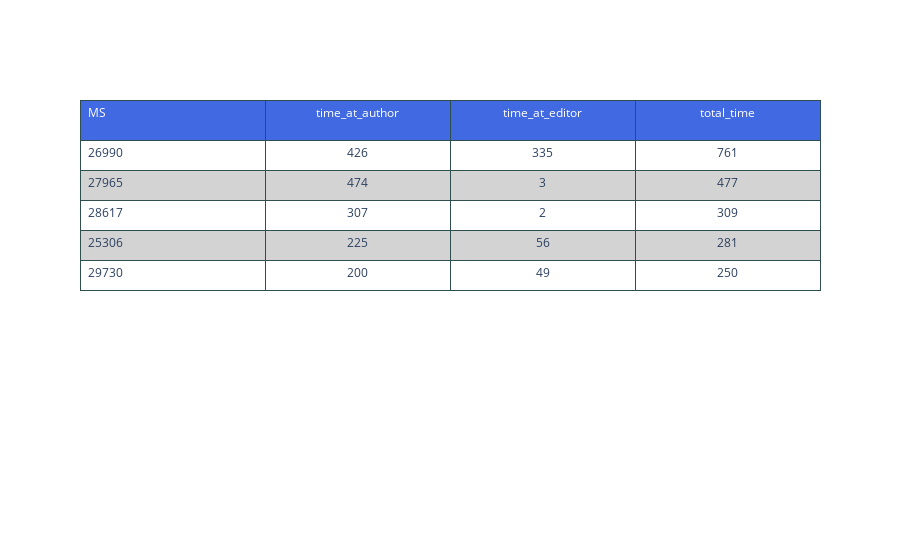

This figure's notebook cell:
### Code cell
odd_row='white'
even_row='lightgrey'
totals_table = go.Figure()
totals_table.add_trace(
    go.Table(
        header = dict(
                    values=list(total_tab.columns),
                    line_color='darkslategray',
                    fill_color='royalblue',
                    align=['left','center'],
                    font=dict(color='white', size=12),
                    height=40
                ),
        cells = dict(
                    values = [total_tab.loc[:,col] for col in total_tab.columns],
                    line_color='darkslategray',
                    fill_color = [[odd_row,even_row]*40],
                    align=['left', 'center'],
                    font_size=12,
                    height=30
                )
    )
)
totals_table.show()

### Figure 1 — Plotly figure (JSON) as saved in the notebook; plotly's stock layout.template omitted (floating-point values rounded to 4 significant figures)
{"data": [{"cells": {"align": ["left", "center"], "fill": {"color": [["white", "lightgrey", "white", "lightgrey", "white", "lightgrey", "white", "lightgrey", "white", "lightgrey", "white", "lightgrey", "white", "lightgrey", "white", "lightgrey", "white", "lightgrey", "white", "lightgrey", "white", "lightgrey", "white", "lightgrey", "white", "lightgrey", "white", "lightgrey", "white", "lightgrey", "white", "lightgrey", "white", "lightgrey", "white", "lightgrey", "white", "lightgrey", "white", "lightgrey", "white", "lightgrey", "white", "lightgrey", "white", "lightgrey", "white", "lightgrey", "white", "lightgrey", "white", "lightgrey", "white", "lightgrey", "white", "lightgrey", "white", "lightgrey", "white", "lightgrey", "white", "lightgrey", "white", "lightgrey", "white", "lightgrey", "white", "lightgrey", "white", "lightgrey", "white", "lightgrey", "white", "lightgrey", "white", "lightgrey", "white", "lightgrey", "white", "lightgrey"]]}, "font": {"size": 12}, "height": 30, "line": {"color": "darkslategray"}, "values": [[26990, 27965, 28617, 25306, 29730], [426, 474, 307, 225, 200], [335, 3, 2, 56, 49], [761, 477, 309, 281, 250]]}, "header": {"align": ["left", "center"], "fill": {"color": "royalblue"}, "font": {"color": "white", "size": 12}, "height": 40, "line": {"color": "darkslategray"}, "values": ["MS", "time_at_author", "time_at_editor", "total_time"]}, "type": "table"}], "layout": {}}
